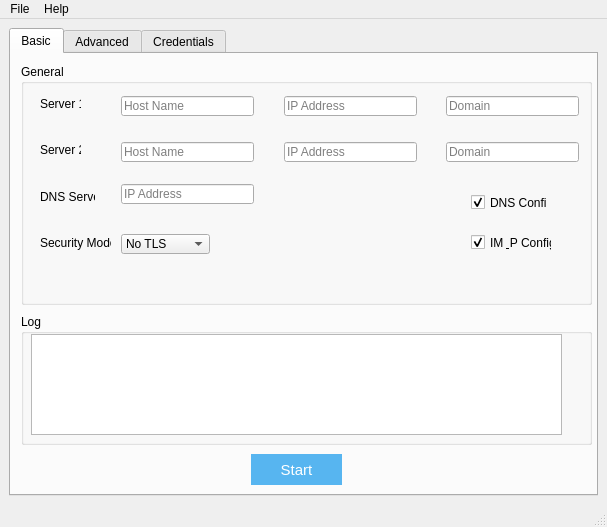
<?xml version="1.0" encoding="UTF-8"?>
<ui version="4.0">
 <class>MainWindow</class>
 <widget class="QMainWindow" name="MainWindow">
  <property name="geometry">
   <rect>
    <x>0</x>
    <y>0</y>
    <width>607</width>
    <height>527</height>
   </rect>
  </property>
  <property name="sizePolicy">
   <sizepolicy hsizetype="Fixed" vsizetype="Fixed">
    <horstretch>0</horstretch>
    <verstretch>0</verstretch>
   </sizepolicy>
  </property>
  <property name="minimumSize">
   <size>
    <width>0</width>
    <height>0</height>
   </size>
  </property>
  <property name="windowTitle">
   <string>XMPP Federation Configuration Manager</string>
  </property>
  <property name="windowIcon">
   <iconset resource="icons/icons.qrc">
    <normaloff>:/xmpp.png</normaloff>:/xmpp.png</iconset>
  </property>
  <property name="styleSheet">
   <string notr="true">QGroupBox {
qlineargradient(spread:pad, x1:1, y1:1, x2:1, y2:0, stop:0 rgba(70, 126, 176, 100), stop:1 rgba(255, 255, 255, 255))qlineargradient(spread:pad, x1:1, y1:1, x2:1, y2:0, stop:0 rgba(70, 126, 176, 100), stop:1 rgba(255, 255, 255, 100))
}</string>
  </property>
  <widget class="QWidget" name="centralwidget">
   <layout class="QHBoxLayout" name="horizontalLayout_3">
    <item>
     <widget class="QTabWidget" name="Credentials">
      <property name="enabled">
       <bool>true</bool>
      </property>
      <property name="currentIndex">
       <number>0</number>
      </property>
      <widget class="QWidget" name="tab_basic">
       <attribute name="title">
        <string>Basic</string>
       </attribute>
       <widget class="QGroupBox" name="gb_general">
        <property name="geometry">
         <rect>
          <x>10</x>
          <y>10</y>
          <width>571</width>
          <height>241</height>
         </rect>
        </property>
        <property name="sizePolicy">
         <sizepolicy hsizetype="Expanding" vsizetype="Preferred">
          <horstretch>0</horstretch>
          <verstretch>0</verstretch>
         </sizepolicy>
        </property>
        <property name="title">
         <string>General</string>
        </property>
        <widget class="QCheckBox" name="cb_dns">
         <property name="geometry">
          <rect>
           <x>450</x>
           <y>130</y>
           <width>77</width>
           <height>17</height>
          </rect>
         </property>
         <property name="text">
          <string>DNS Config</string>
         </property>
         <property name="checked">
          <bool>true</bool>
         </property>
        </widget>
        <widget class="QLabel" name="lbl_dns">
         <property name="geometry">
          <rect>
           <x>19</x>
           <y>125</y>
           <width>55</width>
           <height>16</height>
          </rect>
         </property>
         <property name="text">
          <string>DNS Server</string>
         </property>
        </widget>
        <widget class="QLineEdit" name="le_dns">
         <property name="geometry">
          <rect>
           <x>100</x>
           <y>120</y>
           <width>133</width>
           <height>20</height>
          </rect>
         </property>
         <property name="placeholderText">
          <string>IP Address</string>
         </property>
        </widget>
        <widget class="QLabel" name="lbl_tls">
         <property name="geometry">
          <rect>
           <x>19</x>
           <y>171</y>
           <width>71</width>
           <height>16</height>
          </rect>
         </property>
         <property name="text">
          <string>Security Mode </string>
         </property>
        </widget>
        <widget class="QComboBox" name="cb_tls">
         <property name="geometry">
          <rect>
           <x>100</x>
           <y>170</y>
           <width>89</width>
           <height>20</height>
          </rect>
         </property>
         <item>
          <property name="text">
           <string>No TLS</string>
          </property>
         </item>
         <item>
          <property name="text">
           <string>TLS Optional</string>
          </property>
         </item>
         <item>
          <property name="text">
           <string>TLS Required</string>
          </property>
         </item>
        </widget>
        <widget class="QLabel" name="lbl_server1">
         <property name="geometry">
          <rect>
           <x>19</x>
           <y>32</y>
           <width>41</width>
           <height>16</height>
          </rect>
         </property>
         <property name="text">
          <string>Server 1</string>
         </property>
        </widget>
        <widget class="QLineEdit" name="le_server1_hn">
         <property name="geometry">
          <rect>
           <x>100</x>
           <y>32</y>
           <width>133</width>
           <height>20</height>
          </rect>
         </property>
         <property name="placeholderText">
          <string>Host Name</string>
         </property>
        </widget>
        <widget class="QLineEdit" name="le_server1_ip">
         <property name="geometry">
          <rect>
           <x>263</x>
           <y>32</y>
           <width>133</width>
           <height>20</height>
          </rect>
         </property>
         <property name="placeholderText">
          <string>IP Address</string>
         </property>
        </widget>
        <widget class="QLineEdit" name="le_server1_dn">
         <property name="geometry">
          <rect>
           <x>425</x>
           <y>32</y>
           <width>133</width>
           <height>20</height>
          </rect>
         </property>
         <property name="placeholderText">
          <string>Domain</string>
         </property>
        </widget>
        <widget class="QLabel" name="lbl_server2">
         <property name="geometry">
          <rect>
           <x>19</x>
           <y>78</y>
           <width>41</width>
           <height>16</height>
          </rect>
         </property>
         <property name="text">
          <string>Server 2</string>
         </property>
        </widget>
        <widget class="QLineEdit" name="le_server2_hn">
         <property name="geometry">
          <rect>
           <x>100</x>
           <y>78</y>
           <width>133</width>
           <height>20</height>
          </rect>
         </property>
         <property name="placeholderText">
          <string>Host Name</string>
         </property>
        </widget>
        <widget class="QLineEdit" name="le_server2_ip">
         <property name="geometry">
          <rect>
           <x>263</x>
           <y>78</y>
           <width>133</width>
           <height>20</height>
          </rect>
         </property>
         <property name="placeholderText">
          <string>IP Address</string>
         </property>
        </widget>
        <widget class="QLineEdit" name="le_server2_dn">
         <property name="geometry">
          <rect>
           <x>425</x>
           <y>78</y>
           <width>133</width>
           <height>20</height>
          </rect>
         </property>
         <property name="placeholderText">
          <string>Domain</string>
         </property>
        </widget>
        <widget class="QCheckBox" name="cb_cup">
         <property name="geometry">
          <rect>
           <x>450</x>
           <y>170</y>
           <width>81</width>
           <height>17</height>
          </rect>
         </property>
         <property name="text">
          <string>IM &amp; P Config</string>
         </property>
         <property name="checked">
          <bool>true</bool>
         </property>
        </widget>
        <zorder>lbl_dns</zorder>
        <zorder>le_dns</zorder>
        <zorder>lbl_tls</zorder>
        <zorder>cb_tls</zorder>
        <zorder>lbl_server1</zorder>
        <zorder>le_server1_hn</zorder>
        <zorder>le_server1_ip</zorder>
        <zorder>le_server1_dn</zorder>
        <zorder>lbl_server2</zorder>
        <zorder>le_server2_hn</zorder>
        <zorder>le_server2_ip</zorder>
        <zorder>le_server2_dn</zorder>
        <zorder>cb_dns</zorder>
        <zorder>cb_cup</zorder>
       </widget>
       <widget class="QPushButton" name="pb_start">
        <property name="geometry">
         <rect>
          <x>240</x>
          <y>400</y>
          <width>91</width>
          <height>31</height>
         </rect>
        </property>
        <property name="font">
         <font>
          <family>Arial</family>
          <pointsize>-1</pointsize>
          <underline>false</underline>
          <strikeout>false</strikeout>
         </font>
        </property>
        <property name="styleSheet">
         <string notr="true">QPushButton{
 background: #57b5f0;
  background-image: -webkit-linear-gradient(top, #57b5f0, #0e2838);
  background-image: -moz-linear-gradient(top, #57b5f0, #0e2838);
  background-image: -ms-linear-gradient(top, #57b5f0, #0e2838);
  background-image: -o-linear-gradient(top, #57b5f0, #0e2838);
  background-image: linear-gradient(to bottom, #57b5f0, #0e2838);
  border-radius: 28px;
  font-family: Arial;
  color: #ffffff;
  font-size: 15px;
  padding: 3px 20px 3px 20px;
  text-decoration: none;
}

QPushButton:hover {
  background: #3cb0fd;
  background-image: -webkit-linear-gradient(top, #3cb0fd, #3498db);
  background-image: -moz-linear-gradient(top, #3cb0fd, #3498db);
  background-image: -ms-linear-gradient(top, #3cb0fd, #3498db);
  background-image: -o-linear-gradient(top, #3cb0fd, #3498db);
  background-image: linear-gradient(to bottom, #3cb0fd, #3498db);
  text-decoration: none;
}</string>
        </property>
        <property name="text">
         <string>Start</string>
        </property>
        <property name="default">
         <bool>false</bool>
        </property>
        <property name="flat">
         <bool>false</bool>
        </property>
       </widget>
       <widget class="QGroupBox" name="gb_log">
        <property name="geometry">
         <rect>
          <x>10</x>
          <y>260</y>
          <width>571</width>
          <height>131</height>
         </rect>
        </property>
        <property name="title">
         <string>Log</string>
        </property>
        <widget class="QTextEdit" name="te_log">
         <property name="geometry">
          <rect>
           <x>10</x>
           <y>20</y>
           <width>531</width>
           <height>101</height>
          </rect>
         </property>
         <property name="readOnly">
          <bool>true</bool>
         </property>
        </widget>
       </widget>
       <zorder>gb_log</zorder>
       <zorder>gb_general</zorder>
       <zorder>pb_start</zorder>
      </widget>
      <widget class="QWidget" name="tab_advanced">
       <attribute name="title">
        <string>Advanced</string>
       </attribute>
       <widget class="QGroupBox" name="gb_optional">
        <property name="geometry">
         <rect>
          <x>30</x>
          <y>30</y>
          <width>511</width>
          <height>301</height>
         </rect>
        </property>
        <property name="title">
         <string>Optional</string>
        </property>
        <widget class="QCheckBox" name="cb_certs">
         <property name="geometry">
          <rect>
           <x>270</x>
           <y>90</y>
           <width>13</width>
           <height>13</height>
          </rect>
         </property>
         <property name="text">
          <string/>
         </property>
         <property name="checkable">
          <bool>false</bool>
         </property>
        </widget>
        <widget class="QLabel" name="lbl_sasl1">
         <property name="geometry">
          <rect>
           <x>11</x>
           <y>161</y>
           <width>244</width>
           <height>16</height>
          </rect>
         </property>
         <property name="text">
          <string>Enable SASL EXTERNAL on all incoming connections</string>
         </property>
        </widget>
        <widget class="QCheckBox" name="cb_sasl1">
         <property name="geometry">
          <rect>
           <x>270</x>
           <y>160</y>
           <width>16</width>
           <height>16</height>
          </rect>
         </property>
         <property name="text">
          <string/>
         </property>
         <property name="checkable">
          <bool>false</bool>
         </property>
        </widget>
        <widget class="QLabel" name="lbl_sasl2">
         <property name="geometry">
          <rect>
           <x>11</x>
           <y>230</y>
           <width>248</width>
           <height>16</height>
          </rect>
         </property>
         <property name="text">
          <string>Enable SASL EXTERNAL on all outgoing connections </string>
         </property>
        </widget>
        <widget class="QCheckBox" name="cb_sasl2">
         <property name="geometry">
          <rect>
           <x>270</x>
           <y>230</y>
           <width>16</width>
           <height>16</height>
          </rect>
         </property>
         <property name="text">
          <string/>
         </property>
         <property name="checkable">
          <bool>false</bool>
         </property>
        </widget>
        <widget class="QLabel" name="lbl_dialback">
         <property name="geometry">
          <rect>
           <x>20</x>
           <y>40</y>
           <width>73</width>
           <height>16</height>
          </rect>
         </property>
         <property name="text">
          <string>Dialback Secret</string>
         </property>
        </widget>
        <widget class="QLineEdit" name="le_dialback">
         <property name="geometry">
          <rect>
           <x>180</x>
           <y>40</y>
           <width>101</width>
           <height>20</height>
          </rect>
         </property>
         <property name="layoutDirection">
          <enum>Qt::LeftToRight</enum>
         </property>
         <property name="text">
          <string/>
         </property>
         <property name="echoMode">
          <enum>QLineEdit::Password</enum>
         </property>
         <property name="placeholderText">
          <string>1234</string>
         </property>
        </widget>
        <widget class="QLabel" name="lbl_certs">
         <property name="geometry">
          <rect>
           <x>11</x>
           <y>93</y>
           <width>185</width>
           <height>16</height>
          </rect>
         </property>
         <property name="text">
          <string>Require client-side security certificates</string>
         </property>
        </widget>
       </widget>
      </widget>
      <widget class="QWidget" name="tab_creds">
       <attribute name="title">
        <string>Credentials</string>
       </attribute>
       <widget class="QGroupBox" name="gb_server1">
        <property name="geometry">
         <rect>
          <x>10</x>
          <y>30</y>
          <width>551</width>
          <height>161</height>
         </rect>
        </property>
        <property name="title">
         <string>Server 1</string>
        </property>
        <widget class="QWidget" name="layoutWidget">
         <property name="geometry">
          <rect>
           <x>20</x>
           <y>30</y>
           <width>491</width>
           <height>101</height>
          </rect>
         </property>
         <layout class="QVBoxLayout" name="verticalLayout_4">
          <item>
           <layout class="QHBoxLayout" name="horizontalLayout_7">
            <item>
             <widget class="QLabel" name="lbl_appl1">
              <property name="text">
               <string>Application</string>
              </property>
             </widget>
            </item>
            <item>
             <spacer name="horizontalSpacer_4">
              <property name="orientation">
               <enum>Qt::Horizontal</enum>
              </property>
              <property name="sizeHint" stdset="0">
               <size>
                <width>40</width>
                <height>20</height>
               </size>
              </property>
             </spacer>
            </item>
            <item>
             <widget class="QLineEdit" name="le_appid1">
              <property name="placeholderText">
               <string>User Name</string>
              </property>
             </widget>
            </item>
            <item>
             <spacer name="horizontalSpacer_5">
              <property name="orientation">
               <enum>Qt::Horizontal</enum>
              </property>
              <property name="sizeHint" stdset="0">
               <size>
                <width>40</width>
                <height>20</height>
               </size>
              </property>
             </spacer>
            </item>
            <item>
             <widget class="QLineEdit" name="le_apppw1">
              <property name="text">
               <string/>
              </property>
              <property name="echoMode">
               <enum>QLineEdit::Password</enum>
              </property>
              <property name="placeholderText">
               <string>Password</string>
              </property>
             </widget>
            </item>
            <item>
             <spacer name="horizontalSpacer_6">
              <property name="orientation">
               <enum>Qt::Horizontal</enum>
              </property>
              <property name="sizeHint" stdset="0">
               <size>
                <width>40</width>
                <height>20</height>
               </size>
              </property>
             </spacer>
            </item>
           </layout>
          </item>
          <item>
           <layout class="QHBoxLayout" name="horizontalLayout_8">
            <item>
             <widget class="QLabel" name="lbl_plat1">
              <property name="text">
               <string>Platform    </string>
              </property>
             </widget>
            </item>
            <item>
             <spacer name="horizontalSpacer_7">
              <property name="orientation">
               <enum>Qt::Horizontal</enum>
              </property>
              <property name="sizeHint" stdset="0">
               <size>
                <width>40</width>
                <height>20</height>
               </size>
              </property>
             </spacer>
            </item>
            <item>
             <widget class="QLineEdit" name="le_platid1">
              <property name="placeholderText">
               <string>User Name</string>
              </property>
             </widget>
            </item>
            <item>
             <spacer name="horizontalSpacer_8">
              <property name="orientation">
               <enum>Qt::Horizontal</enum>
              </property>
              <property name="sizeHint" stdset="0">
               <size>
                <width>40</width>
                <height>20</height>
               </size>
              </property>
             </spacer>
            </item>
            <item>
             <widget class="QLineEdit" name="le_platpw1">
              <property name="text">
               <string/>
              </property>
              <property name="echoMode">
               <enum>QLineEdit::Password</enum>
              </property>
              <property name="placeholderText">
               <string>Password</string>
              </property>
             </widget>
            </item>
            <item>
             <spacer name="horizontalSpacer_9">
              <property name="orientation">
               <enum>Qt::Horizontal</enum>
              </property>
              <property name="sizeHint" stdset="0">
               <size>
                <width>40</width>
                <height>20</height>
               </size>
              </property>
             </spacer>
            </item>
           </layout>
          </item>
         </layout>
        </widget>
       </widget>
       <widget class="QGroupBox" name="groupBox_2">
        <property name="geometry">
         <rect>
          <x>10</x>
          <y>240</y>
          <width>551</width>
          <height>161</height>
         </rect>
        </property>
        <property name="title">
         <string>Server 2</string>
        </property>
        <widget class="QWidget" name="layoutWidget_2">
         <property name="geometry">
          <rect>
           <x>20</x>
           <y>30</y>
           <width>491</width>
           <height>101</height>
          </rect>
         </property>
         <layout class="QVBoxLayout" name="verticalLayout_5">
          <item>
           <layout class="QHBoxLayout" name="horizontalLayout_9">
            <item>
             <widget class="QLabel" name="lbl_app2">
              <property name="text">
               <string>Application</string>
              </property>
             </widget>
            </item>
            <item>
             <spacer name="horizontalSpacer_15">
              <property name="orientation">
               <enum>Qt::Horizontal</enum>
              </property>
              <property name="sizeHint" stdset="0">
               <size>
                <width>40</width>
                <height>20</height>
               </size>
              </property>
             </spacer>
            </item>
            <item>
             <widget class="QLineEdit" name="le_appid2">
              <property name="placeholderText">
               <string>User Name</string>
              </property>
             </widget>
            </item>
            <item>
             <spacer name="horizontalSpacer_19">
              <property name="orientation">
               <enum>Qt::Horizontal</enum>
              </property>
              <property name="sizeHint" stdset="0">
               <size>
                <width>40</width>
                <height>20</height>
               </size>
              </property>
             </spacer>
            </item>
            <item>
             <widget class="QLineEdit" name="le_apppw2">
              <property name="text">
               <string/>
              </property>
              <property name="echoMode">
               <enum>QLineEdit::Password</enum>
              </property>
              <property name="placeholderText">
               <string>Password</string>
              </property>
             </widget>
            </item>
            <item>
             <spacer name="horizontalSpacer_20">
              <property name="orientation">
               <enum>Qt::Horizontal</enum>
              </property>
              <property name="sizeHint" stdset="0">
               <size>
                <width>40</width>
                <height>20</height>
               </size>
              </property>
             </spacer>
            </item>
           </layout>
          </item>
          <item>
           <layout class="QHBoxLayout" name="horizontalLayout_10">
            <item>
             <widget class="QLabel" name="lbl_plat2">
              <property name="text">
               <string>Platform    </string>
              </property>
             </widget>
            </item>
            <item>
             <spacer name="horizontalSpacer_21">
              <property name="orientation">
               <enum>Qt::Horizontal</enum>
              </property>
              <property name="sizeHint" stdset="0">
               <size>
                <width>40</width>
                <height>20</height>
               </size>
              </property>
             </spacer>
            </item>
            <item>
             <widget class="QLineEdit" name="le_platid2">
              <property name="placeholderText">
               <string>User Name</string>
              </property>
             </widget>
            </item>
            <item>
             <spacer name="horizontalSpacer_22">
              <property name="orientation">
               <enum>Qt::Horizontal</enum>
              </property>
              <property name="sizeHint" stdset="0">
               <size>
                <width>40</width>
                <height>20</height>
               </size>
              </property>
             </spacer>
            </item>
            <item>
             <widget class="QLineEdit" name="le_platpw2">
              <property name="text">
               <string/>
              </property>
              <property name="echoMode">
               <enum>QLineEdit::Password</enum>
              </property>
              <property name="placeholderText">
               <string>Password</string>
              </property>
             </widget>
            </item>
            <item>
             <spacer name="horizontalSpacer_23">
              <property name="orientation">
               <enum>Qt::Horizontal</enum>
              </property>
              <property name="sizeHint" stdset="0">
               <size>
                <width>40</width>
                <height>20</height>
               </size>
              </property>
             </spacer>
            </item>
           </layout>
          </item>
         </layout>
        </widget>
        <widget class="QCheckBox" name="cb_copy">
         <property name="geometry">
          <rect>
           <x>330</x>
           <y>10</y>
           <width>121</width>
           <height>17</height>
          </rect>
         </property>
         <property name="text">
          <string>Copy from Server 1</string>
         </property>
        </widget>
       </widget>
      </widget>
     </widget>
    </item>
   </layout>
  </widget>
  <widget class="QMenuBar" name="menubar">
   <property name="geometry">
    <rect>
     <x>0</x>
     <y>0</y>
     <width>607</width>
     <height>21</height>
    </rect>
   </property>
   <widget class="QMenu" name="menuFile">
    <property name="title">
     <string>File</string>
    </property>
    <addaction name="separator"/>
    <addaction name="actionClose"/>
    <addaction name="actionOpen_Log"/>
   </widget>
   <widget class="QMenu" name="menuHelp">
    <property name="title">
     <string>Help</string>
    </property>
    <addaction name="actionAbout"/>
   </widget>
   <addaction name="menuFile"/>
   <addaction name="menuHelp"/>
  </widget>
  <widget class="QStatusBar" name="statusbar"/>
  <action name="actionClose">
   <property name="text">
    <string>Close</string>
   </property>
  </action>
  <action name="actionAbout">
   <property name="text">
    <string>About</string>
   </property>
  </action>
  <action name="actionOpen_Log">
   <property name="text">
    <string>Open Log</string>
   </property>
  </action>
  <action name="action_Close">
   <property name="text">
    <string>@Close</string>
   </property>
  </action>
 </widget>
 <resources>
  <include location="icons/icons.qrc"/>
 </resources>
 <connections>
  <connection>
   <sender>actionClose</sender>
   <signal>triggered()</signal>
   <receiver>MainWindow</receiver>
   <slot>close()</slot>
   <hints>
    <hint type="sourcelabel">
     <x>-1</x>
     <y>-1</y>
    </hint>
    <hint type="destinationlabel">
     <x>295</x>
     <y>263</y>
    </hint>
   </hints>
  </connection>
 </connections>
</ui>
